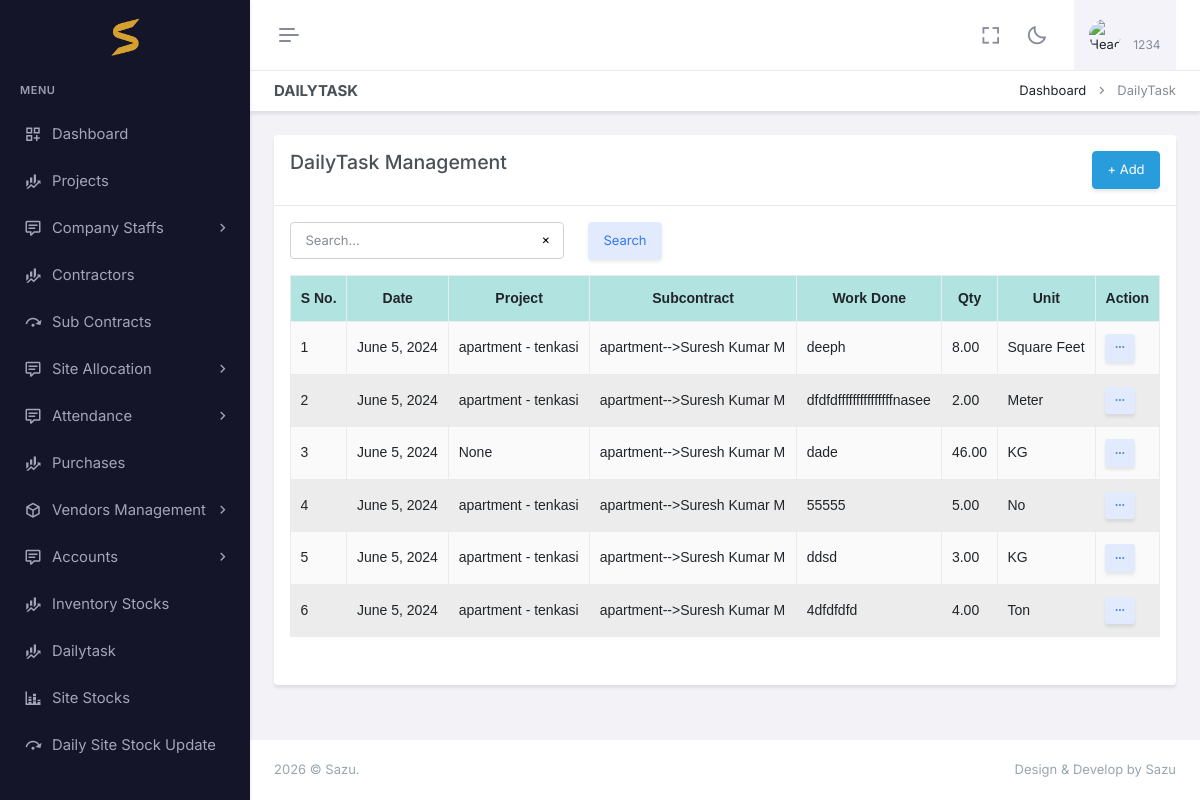
Screenshot of /dailytask/ (signed in) with the database file from the repository.
### app/auth_models.py (models this page shows, shortened)
class CustomUser(AbstractBaseUser, PermissionsMixin):
    email=models.EmailField(null=True, blank=True,unique=True)
    image = models.ImageField(upload_to='profile_images/', null=True, blank=True)
    name = models.CharField(max_length=255)
    phone_number = models.CharField(max_length=10, unique=True)
    pin = models.CharField(max_length=6, null=True, blank=True)
    is_active = models.BooleanField(default=True)
    admin = models.BooleanField(default=False)
    is_employee = models.BooleanField(default=False)
    is_owner=models.BooleanField(default=False)
    created_at =models.DateField(auto_now_add=True)
    is_staff = models.BooleanField(default=False)
    is_superuser = models.BooleanField(default=False)
    otp = models.CharField(max_length=6, null=True, blank=True)
    created_at =models.DateField(auto_now_add=True)
    proof=models.FileField(upload_to="proof/", null=True, blank=True)
    USERNAME_FIELD = 'phone_number'
    REQUIRED_FIELDS = ['name']
    disable = models.BooleanField(default=False)
    objects = CustomUserManager()
    @property
    def company(self):
        print(self.is_employee)
        if self.admin:
            return self.company_set.all().last()
        if self.is_employee:
            if self.employee_set.all():
                return self.employee_set.all().last().company
        return None

### app/models.py (models this page shows, shortened)
class Dailytask(models.Model):
    company = models.ForeignKey(Company, on_delete=models.CASCADE, null=True, blank=True)
    project = models.ForeignKey(Project, on_delete=models.CASCADE, null=True, blank=True)
    subcontract=models.ForeignKey(ProjectSubContract,on_delete=models.CASCADE, null=True, blank=True)
    work_done=models.TextField()
    date=models.DateField(auto_now_add=True)
    qty=models.DecimalField(max_digits=10, decimal_places=2, default=0.0)
    unit=models.ForeignKey(Uom, on_delete=models.CASCADE, null=True, blank=True)

class Project(models.Model):
    company=models.ForeignKey(Company, on_delete=models.CASCADE,null=True,blank=True)
    proj_id=models.CharField(max_length=100,null=True,blank=True)
    client = models.CharField(max_length=100,null=True,blank=True)
    contact_no = models.CharField(max_length=15,null=True,blank=True)
    address = models.CharField(max_length=255,null=True,blank=True)
    proj_name=models.CharField(max_length=100,null=True,blank=True)
    site_location=models.CharField(max_length=100,null=True,blank=True)
    incharge=models.ForeignKey(Employee, on_delete=models.CASCADE,null=True,blank=True)  #dropdown
    start_date=models.DateField(null=True,blank=True)
    end_date =models.DateField(null=True,blank=True)
    duration =models.ForeignKey(Duration, on_delete=models.CASCADE,null=True,blank=True)
    priority =models.ForeignKey(Priority, on_delete=models.CASCADE,null=True,blank=True)
    estimation=models.DecimalField(max_digits=10, decimal_places=2, default=0.0)
    modeldesign =models.FileField(upload_to="doc")
    aggeaments =models.FileField(upload_to="doc")
    proj_category = models.ForeignKey(ProjectCategory, on_delete=models.CASCADE,null=True,blank=True)
    status = models.ForeignKey(WorkStatus, on_delete=models.CASCADE,null=True,blank=True)
    description = models.TextField(null=True,blank=True)
    terms_conditions = models.TextField(null=True,blank=True)
    def __str__(self):
        return f"{self.proj_name} - {self.site_location}"

class ProjectSubContract(models.Model):
    company=models.ForeignKey(Company, on_delete=models.CASCADE,null=True,blank=True)
    project = models.ForeignKey(Project, on_delete=models.CASCADE,null=True,blank=True)
    name= models.CharField(max_length=255,null=True,blank=True)
    type = models.ForeignKey(ContractType, on_delete=models.CASCADE,null=True,blank=True)
    contractor = models.ForeignKey(Contractor, on_delete=models.CASCADE,null=True,blank=True)
    start_date = models.DateField()
    end_date = models.DateField()
    contract_amount = models.DecimalField(max_digits=10, decimal_places=2)
    payment_schedule = models.ForeignKey(PaymentSchedule, on_delete=models.CASCADE, null=True, blank=True)
    status = models.ForeignKey(WorkStatus, on_delete=models.CASCADE,null=True,blank=True)
    description = models.TextField()
    progress_percentage = models.DecimalField(max_digits=5, decimal_places=2, default=0.00)
    terms_conditions = models.TextField()
    created_at= models.DateField(auto_now_add=True)
    created_by=models.ForeignKey(Employee,null=True,blank=True, on_delete=models.CASCADE)
    @property
    def display(self):
        if self.project :
            return self.project.proj_name
        return "unnamed"
    @property
    def display_contractor(self):
        if self.contractor :
            return self.contractor.name
        return "unnamed"
    @property
    def display_contractor_dropdown(self):
       return self.display + "-->" + self.display_contractor

class Contractor(models.Model):
    company=models.ForeignKey(Company, on_delete=models.CASCADE,null=True,blank=True)
    name = models.CharField(max_length=100,null=True,blank=True)
    contact_no = models.CharField(max_length=15,null=True,blank=True)
    address = models.CharField(max_length=255,null=True,blank=True)
    area = models.CharField(max_length=100,null=True,blank=True)
    rate = models.DecimalField(max_digits=10, decimal_places=2)
    unit=models.ForeignKey(Uom, on_delete=models.CASCADE,null=True,blank=True)
    amount=models.DecimalField(max_digits=10, decimal_places=2, default=0.0)
    maistry = models.DecimalField(max_digits=10, decimal_places=2, default=0.0)
    maison_cooli = models.DecimalField(max_digits=10, decimal_places=2, default=0.0)
    male_skilled = models.DecimalField(max_digits=10, decimal_places=2, default=0)
    male_unskilled = models.DecimalField(max_digits=10, decimal_places=2, default=0)
    female_skilled = models.DecimalField(max_digits=10, decimal_places=2, default=0)
    female_unskilled = models.DecimalField(max_digits=10, decimal_places=2, default=0)
    category = models.ForeignKey(Contractcategory, on_delete=models.CASCADE,null=True,blank=True)
    start_date=models.DateField(null=True,blank=True)

class Uom(models.Model):
    company=models.ForeignKey(Company, on_delete=models.CASCADE,null=True,blank=True)
    name=models.CharField(max_length=50)
    date = models.DateField(auto_now_add=True, null=True, blank=True)
    def __str__(self):
        return self.name

### app/views.py (the view)
# urls.py: path('dailytask/', views.dailytask, name='dailytask'),
@login_required(login_url='login')
def dailytask(request):  #change name
    user=request.user
    allow,msg= check_user(request,Dailytask,instance=False)  # CHANGE model
    if not allow:
         context ={"unauthorized":msg}
         return render(request,"login.html",context)
    querysets = Dailytask.objects.filter(company=request.user.company).order_by("-id")
    project = Project.objects.filter(company=request.user.company).order_by("-id")
    subcontract =ProjectSubContract.objects.filter(company=request.user.company).order_by("-id")
    uom =Uom.objects.filter(company=request.user.company).order_by("-id")
    queryset,pages,search =customPagination(request,Expense,querysets)    #change, model
    context= {'queryset': queryset,
              "location":"dailytask",
              "pages" :pages,
              "projects":project,
              "subcontracts":subcontract,
              "uoms": uom,
              "search":search,
              }   #change location name
    return render(request,"dailytask.html",context)    #change template name

### app/context_processors.py (called while the page is built)
def my_env_var(request):
    return {
        'my_env_var': settings.JS_ENV
    }

### app/utils.py (called while the page is built)
def customPagination(request,Klass,queryset,serializer_class=None):
    search_query = request.GET.get('search',"")
    if search_query:
        search_filters = Q()
        for field in Klass._meta.fields:
            if field.get_internal_type() in ['CharField', 'TextField']:
                search_filters |= Q(**{f'{field.name}__icontains': search_query})
        queryset = queryset.filter(search_filters)
    paginator = Paginator(queryset, PAGE_SIZE)
    page_number = request.GET.get('page')
    page_obj = paginator.get_page(page_number)
    pages =paginator.num_pages
    obj =page_obj.object_list
    if serializer_class:
            queryjs =  (serializer_class(obj,many=True).data)
            print(queryjs)
    return page_obj,pages,search_query

def check_user(request,klass,instance=False):
    msg ='not allowed'
    return True ,msg

### app/templates/dailytask.html (shortened to what this page needs)
{% extends "base.html" %}
{% load static %}
{% block header2 %}
<div id="layout-wrapper">
    <div class="main-content">
        <div class="page-content">
            <div class="container-fluid">
                <div class="row">
                    <div class="col-12">
                        <div class="page-title-box d-sm-flex align-items-center justify-content-between">
                            <h4 class="mb-sm-0">DailyTask</h4>
                            <div class="page-title-right">
                                <ol class="breadcrumb m-0">
                                    <li class="breadcrumb-item"><a href="javascript: void(0);">Dashboard</a></li>
                                    <li class="breadcrumb-item active">DailyTask</li>
                                </ol>
                            </div>
                        </div>
                    </div>
                </div>
                <div class="row">
                    <div class="col-lg-12">
                        <div class="card">
                            <div class="card-header">
                                <div class="row">
                                    <div class="col-xl-6 col-lg-6 col-md-6 col-12">
                                        <h4>DailyTask Management </h4>
                                    </div>
                                    <div class="col-xl-4 col-lg-4 col-md-4 col-12"></div>
                                    <div class="col-xl-2 col-lg-2 col-md-2 col-12">
                                        <button type="button" class="btn btn-info" style="float:right;"
                                            data-bs-toggle="modal" data-bs-target=".bs-example-modal-lg">+ Add
                                        </button>
                                    </div>
                                </div>
                            </div>
                            <div class="card-body">
                                <div class="row">
                                    {% include "search.html" %}
                                </div>
                                <table id="example"
                                    class="table table-bordered dt-responsive nowrap table-striped align-middle"
                                    style="width:100%">
                                    <thead>
                                        <tr>
                                            <th data-ordering="false">S No.</th>
                                            <th data-ordering="false">Date</th>
                                            <th data-ordering="false">Project</th>
                                            <th data-ordering="false">Subcontract</th>
                                            <th data-ordering="false" class="work_done">Work done</th>
                                            <th data-ordering="false">Qty</th>
                                            <th data-ordering="false">Unit</th>
                                            <th data-ordering="false">Action</th>
                                        </tr>
                                    </thead>
                                    <tbody>
                                        {% for i in queryset %}
                                        <tr>
                                            <td>{{ forloop.counter }}</td>
                                            <td>{{ i.date }}</td>
                                            <td>{{ i.project }}</td>
                                            <td>{{ i.subcontract.display_contractor_dropdown }}</td>
                                            <td>{{ i.work_done }}</td>
                                            <td>{{ i.qty }}</td>
                                            <td>{{ i.unit }}</td>
                                            <td>
                                                <div class="dropdown d-inline-block">
                                                    <button class="btn btn-soft-secondary btn-sm dropdown" type="button"
                                                        data-bs-toggle="dropdown" aria-expanded="false">
                                                        <i class="ri-more-fill align-middle"></i>
                                                    </button>
                                                </div>
                                            </td>
                                        </tr>
                                        {% endfor %}
                                    </tbody>
                                </table>
                                <div class="row">
                                    {% include 'pagination.html' %}
                                </div>
                            </div>
                        </div>
                    </div>
                </div>
            </div>
        </div>
    </div>
    {% endblock header2 %}

### app/templates/appbar.html (shortened to what this page needs)
{% load static %}
<div id="layout-wrapper">
    <header id="page-topbar">
        <div class="layout-width">
            <div class="navbar-header">
                <div class="d-flex">
                    <button type="button"
                        class="btn btn-sm px-3 fs-16 header-item vertical-menu-btn topnav-hamburger shadow-none"
                        id="topnav-hamburger-icon">
                        <span class="hamburger-icon">
                            <span></span>
                            <span></span>
                            <span></span>
                        </span>
                    </button>
                </div>
                <div class="d-flex align-items-center">
                    <div class="ms-1 header-item d-none d-sm-flex">
                        <button type="button"
                            class="btn btn-icon btn-topbar btn-ghost-secondary rounded-circle shadow-none"
                            data-toggle="fullscreen">
                            <i class="bx bx-fullscreen fs-22"></i>
                        </button>
                    </div>
                    <div class="ms-1 header-item d-none d-sm-flex">
                        <button type="button"
                            class="btn btn-icon btn-topbar btn-ghost-secondary rounded-circle light-dark-mode shadow-none">
                            <i class="bx bx-moon fs-22"></i>
                        </button>
                    </div>
                    <div class="dropdown ms-sm-3 header-item topbar-user">
                        <button type="button" class="btn shadow-none" id="page-header-user-dropdown"
                            data-bs-toggle="dropdown" aria-haspopup="true" aria-expanded="false">
                            <span class="d-flex align-items-center">
                                <img class="rounded-circle header-profile-user"
                                    src="{% static 'assets/images/users/avatar-1.jpg' %}" alt="Header Avatar">
                                <span class="text-start ms-xl-2">
                                    <span
                                        class="d-none d-xl-block ms-1 fs-12 user-name-sub-text">{{request.user.name}}</span>
                                </span>
                            </span>
                        </button>
                    </div>
                </div>
            </div>
        </div>
    </header>
</div>

### app/static/assets/css/table.css (style rules this page uses)
:root { --table-font-family: Arial, sans-serif; --table-font-size: 14px; }
table { width: 100%; border-collapse: collapse; font-family: var(--table-font-family); font-size: var(--table-font-size); }
th, td { border: 1px solid #ddd; padding: 10px; }
th { text-transform: capitalize; background-color: #f2f2f2; text-align: center !important; }
thead:first-child { background-color: #8ad5d3aa; }
tr:nth-child(even) { background-color: #d8dad883; }
th:first-letter { text-transform: uppercase; }

### rows the page displays
CustomUser: user.name "1234"
Dailytask: date "June 5, 2024", project "apartment - tenkasi", subcontract.display_contractor_dropdown "apartment-->Suresh Kumar M", work_done "deeph", qty "8.00", unit "Square Feet"
Dailytask: date "June 5, 2024", project "apartment - tenkasi", subcontract.display_contractor_dropdown "apartment-->Suresh Kumar M", work_done "dfdfdfffffffffffffffnasee", qty "2.00", unit "Meter"
Dailytask: date "June 5, 2024", project "None", subcontract.display_contractor_dropdown "apartment-->Suresh Kumar M", work_done "dade", qty "46.00", unit "KG"
Dailytask: date "June 5, 2024", project "apartment - tenkasi", subcontract.display_contractor_dropdown "apartment-->Suresh Kumar M", work_done "55555", qty "5.00", unit "No"
Dailytask: date "June 5, 2024", project "apartment - tenkasi", subcontract.display_contractor_dropdown "apartment-->Suresh Kumar M", work_done "ddsd", qty "3.00", unit "KG"
Dailytask: date "June 5, 2024", project "apartment - tenkasi", subcontract.display_contractor_dropdown "apartment-->Suresh Kumar M", work_done "4dfdfdfd", qty "4.00", unit "Ton"
